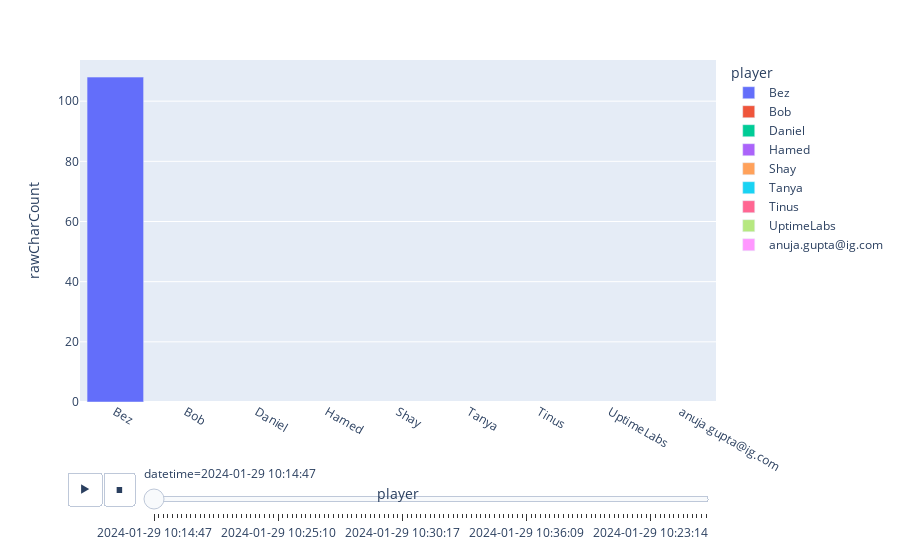

The cell this chart's notebook holds for it:
### Code cell
p = px.bar(fatMessageData, "player", "rawCharCount", color = "player", animation_frame = "datetime")
p.show()
p.write_html("playerActivityBars.html")

### Figure 1 — Plotly figure (JSON) as saved in the notebook; plotly's stock layout.template omitted (floating-point values rounded to 4 significant figures)
{"data": [{"alignmentgroup": "True", "hovertemplate": "player=%{x}<br>datetime=2024-01-29 10:14:47<br>rawCharCount=%{y}<extra></extra>", "legendgroup": "Bez", "marker": {"color": "#636efa", "pattern": {"shape": ""}}, "name": "Bez", "offsetgroup": "Bez", "orientation": "v", "showlegend": true, "textposition": "auto", "type": "bar", "x": ["Bez"], "xaxis": "x", "y": [108], "yaxis": "y"}, {"alignmentgroup": "True", "hovertemplate": "player=%{x}<br>datetime=2024-01-29 10:14:47<br>rawCharCount=%{y}<extra></extra>", "legendgroup": "Bob", "marker": {"color": "#EF553B", "pattern": {"shape": ""}}, "name": "Bob", "offsetgroup": "Bob", "orientation": "v", "showlegend": true, "textposition": "auto", "type": "bar", "x": ["Bob", "Bob"], "xaxis": "x", "y": [null, null], "yaxis": "y"}, {"alignmentgroup": "True", "hovertemplate": "player=%{x}<br>datetime=2024-01-29 10:14:47<br>rawCharCount=%{y}<extra></extra>", "legendgroup": "Daniel", "marker": {"color": "#00cc96", "pattern": {"shape": ""}}, "name": "Daniel", "offsetgroup": "Daniel", "orientation": "v", "showlegend": true, "textposition": "auto", "type": "bar", "x": ["Daniel", "Daniel"], "xaxis": "x", "y": [null, null], "yaxis": "y"}, {"alignmentgroup": "True", "hovertemplate": "player=%{x}<br>datetime=2024-01-29 10:14:47<br>rawCharCount=%{y}<extra></extra>", "legendgroup": "Hamed", "marker": {"color": "#ab63fa", "pattern": {"shape": ""}}, "name": "Hamed", "offsetgroup": "Hamed", "orientation": "v", "showlegend": true, "textposition": "auto", "type": "bar", "x": ["Hamed", "Hamed"], "xaxis": "x", "y": [null, null], "yaxis": "y"}, {"alignmentgroup": "True", "hovertemplate": "player=%{x}<br>datetime=2024-01-29 10:14:47<br>rawCharCount=%{y}<extra></extra>", "legendgroup": "Shay", "marker": {"color": "#FFA15A", "pattern": {"shape": ""}}, "name": "Shay", "offsetgroup": "Shay", "orientation": "v", "showlegend": true, "textposition": "auto", "type": "bar", "x": ["Shay", "Shay"], "xaxis": "x", "y": [null, null], "yaxis": "y"}, {"alignmentgroup": "True", "hovertemplate": "player=%{x}<br>datetime=2024-01-29 10:14:47<br>rawCharCount=%{y}<extra></extra>", "legendgroup": "Tanya", "marker": {"color": "#19d3f3", "pattern": {"shape": ""}}, "name": "Tanya", "offsetgroup": "Tanya", "orientation": "v", "showlegend": true, "textposition": "auto", "type": "bar", "x": ["Tanya", "Tanya"], "xaxis": "x", "y": [null, null], "yaxis": "y"}, {"alignmentgroup": "True", "hovertemplate": "player=%{x}<br>datetime=2024-01-29 10:14:47<br>rawCharCount=%{y}<extra></extra>", "legendgroup": "Tinus", "marker": {"color": "#FF6692", "pattern": {"shape": ""}}, "name": "Tinus", "offsetgroup": "Tinus", "orientation": "v", "showlegend": true, "textposition": "auto", "type": "bar", "x": ["Tinus", "Tinus"], "xaxis": "x", "y": [null, null], "yaxis": "y"}, {"alignmentgroup": "True", "hovertemplate": "player=%{x}<br>datetime=2024-01-29 10:14:47<br>rawCharCount=%{y}<extra></extra>", "legendgroup": "UptimeLabs", "marker": {"color": "#B6E880", "pattern": {"shape": ""}}, "name": "UptimeLabs", "offsetgroup": "UptimeLabs", "orientation": "v", "showlegend": true, "textposition": "auto", "type": "bar", "x": ["UptimeLabs", "UptimeLabs"], "xaxis": "x", "y": [null, null], "yaxis": "y"}, {"alignmentgroup": "True", "hovertemplate": "player=%{x}<br>datetime=2024-01-29 10:14:47<br>rawCharCount=%{y}<extra></extra>", "legendgroup": "anuja.gupta@ig.com", "marker": {"color": "#FF97FF", "pattern": {"shape": ""}}, "name": "anuja.gupta@ig.com", "offsetgroup": "anuja.gupta@ig.com", "orientation": "v", "showlegend": true, "textposition": "auto", "type": "bar", "x": ["anuja.gupta@ig.com", "anuja.gupta@ig.com"], "xaxis": "x", "y": [null, null], "yaxis": "y"}], "layout": {"barmode": "relative", "legend": {"title": {"text": "player"}, "tracegroupgap": 0}, "margin": {"t": 60}, "sliders": [{"active": 0, "currentvalue": {"prefix": "datetime="}, "len": 0.9, "pad": {"b": 10, "t": 60}, "steps": [{"args": [["2024-01-29 10:14:47"], {"frame": {"duration": 0, "redraw": true}, "fromcurrent": true, "mode": "immediate", "transition": {"duration": 0, "easing": "linear"}}], "label": "2024-01-29 10:14:47", "method": "animate"}, {"args": [["2024-01-29 10:15:01"], {"frame": {"duration": 0, "redraw": true}, "fromcurrent": true, "mode": "immediate", "transition": {"duration": 0, "easing": "linear"}}], "label": "2024-01-29 10:15:01", "method": "animate"}, {"args": [["2024-01-29 10:15:02"], {"frame": {"duration": 0, "redraw": true}, "fromcurrent": true, "mode": "immediate", "transition": {"duration": 0, "easing": "linear"}}], "label": "2024-01-29 10:15:02", "method": "animate"}, {"args": [["2024-01-29 10:15:05"], {"frame": {"duration": 0, "redraw": true}, "fromcurrent": true, "mode": "immediate", "transition": {"duration": 0, "easing": "linear"}}], "label": "2024-01-29 10:15:05", "method": "animate"}, {"args": [["2024-01-29 10:15:08"], {"frame": {"duration": 0, "redraw": true}, "fromcurrent": true, "mode": "immediate", "transition": {"duration": 0, "easing": "linear"}}], "label": "2024-01-29 10:15:08", "method": "animate"}, {"args": [["2024-01-29 10:15:09"], {"frame": {"duration": 0, "redraw": true}, "fromcurrent": true, "mode": "immediate", "transition": {"duration": 0, "easing": "linear"}}], "label": "2024-01-29 10:15:09", "method": "animate"}, {"args": [["2024-01-29 10:15:12"], {"frame": {"duration": 0, "redraw": true}, "fromcurrent": true, "mode": "immediate", "transition": {"duration": 0, "easing": "linear"}}], "label": "2024-01-29 10:15:12", "method": "animate"}, {"args": [["2024-01-29 10:15:15"], {"frame": {"duration": 0, "redraw": true}, "fromcurrent": true, "mode": "immediate", "transition": {"duration": 0, "easing": "linear"}}], "label": "2024-01-29 10:15:15", "method": "animate"}, {"args": [["2024-01-29 10:15:26"], {"frame": {"duration": 0, "redraw": true}, "fromcurrent": true, "mode": "immediate", "transition": {"duration": 0, "easing": "linear"}}], "label": "2024-01-29 10:15:26", "method": "animate"}, {"args": [["2024-01-29 10:23:06"], {"frame": {"duration": 0, "redraw": true}, "fromcurrent": true, "mode": "immediate", "transition": {"duration": 0, "easing": "linear"}}], "label": "2024-01-29 10:23:06", "method": "animate"}, {"args": [["2024-01-29 10:23:07"], {"frame": {"duration": 0, "redraw": true}, "fromcurrent": true, "mode": "immediate", "transition": {"duration": 0, "easing": "linear"}}], "label": "2024-01-29 10:23:07", "method": "animate"}, {"args": [["2024-01-29 10:23:39"], {"frame": {"duration": 0, "redraw": true}, "fromcurrent": true, "mode": "immediate", "transition": {"duration": 0, "easing": "linear"}}], "label": "2024-01-29 10:23:39", "method": "animate"}, {"args": [["2024-01-29 10:23:47"], {"frame": {"duration": 0, "redraw": true}, "fromcurrent": true, "mode": "immediate", "transition": {"duration": 0, "easing": "linear"}}], "label": "2024-01-29 10:23:47", "method": "animate"}, {"args": [["2024-01-29 10:23:53"], {"frame": {"duration": 0, "redraw": true}, "fromcurrent": true, "mode": "immediate", "transition": {"duration": 0, "easing": "linear"}}], "label": "2024-01-29 10:23:53", "method": "animate"}, {"args": [["2024-01-29 10:24:12"], {"frame": {"duration": 0, "redraw": true}, "fromcurrent": true, "mode": "immediate", "transition": {"duration": 0, "easing": "linear"}}], "label": "2024-01-29 10:24:12", "method": "animate"}, {"args": [["2024-01-29 10:24:17"], {"frame": {"duration": 0, "redraw": true}, "fromcurrent": true, "mode": "immediate", "transition": {"duration": 0, "easing": "linear"}}], "label": "2024-01-29 10:24:17", "method": "animate"}, {"args": [["2024-01-29 10:24:19"], {"frame": {"duration": 0, "redraw": true}, "fromcurrent": true, "mode": "immediate", "transition": {"duration": 0, "easing": "linear"}}], "label": "2024-01-29 10:24:19", "method": "animate"}, {"args": [["2024-01-29 10:24:21"], {"frame": {"duration": 0, "redraw": true}, "fromcurrent": true, "mode": "immediate", "transition": {"duration": 0, "easing": "linear"}}], "label": "2024-01-29 10:24:21", "method": "animate"}, {"args": [["2024-01-29 10:24:24"], {"frame": {"duration": 0, "redraw": true}, "fromcurrent": true, "mode": "immediate", "transition": {"duration": 0, "easing": "linear"}}], "label": "2024-01-29 10:24:24", "method": "animate"}, {"args": [["2024-01-29 10:24:25"], {"frame": {"duration": 0, "redraw": true}, "fromcurrent": true, "mode": "immediate", "transition": {"duration": 0, "easing": "linear"}}], "label": "2024-01-29 10:24:25", "method": "animate"}, {"args": [["2024-01-29 10:24:32"], {"frame": {"duration": 0, "redraw": true}, "fromcurrent": true, "mode": "immediate", "transition": {"duration": 0, "easing": "linear"}}], "label": "2024-01-29 10:24:32", "method": "animate"}, {"args": [["2024-01-29 10:24:36"], {"frame": {"duration": 0, "redraw": true}, "fromcurrent": true, "mode": "immediate", "transition": {"duration": 0, "easing": "linear"}}], "label": "2024-01-29 10:24:36", "method": "animate"}, {"args": [["2024-01-29 10:24:40"], {"frame": {"duration": 0, "redraw": true}, "fromcurrent": true, "mode": "immediate", "transition": {"duration": 0, "easing": "linear"}}], "label": "2024-01-29 10:24:40", "method": "animate"}, {"args": [["2024-01-29 10:24:44"], {"frame": {"duration": 0, "redraw": true}, "fromcurrent": true, "mode": "immediate", "transition": {"duration": 0, "easing": "linear"}}], "label": "2024-01-29 10:24:44", "method": "animate"}, {"args": [["2024-01-29 10:25:00"], {"frame": {"duration": 0, "redraw": true}, "fromcurrent": true, "mode": "immediate", "transition": {"duration": 0, "easing": "linear"}}], "label": "2024-01-29 10:25:00", "method": "animate"}, {"args": [["2024-01-29 10:25:02"], {"frame": {"duration": 0, "redraw": true}, "fromcurrent": true, "mode": "immediate", "transition": {"duration": 0, "easing": "linear"}}], "label": "2024-01-29 10:25:02", "method": "animate"}, {"args": [["2024-01-29 10:25:07"], {"frame": {"duration": 0, "redraw": true}, "fromcurrent": true, "mode": "immediate", "transition": {"duration": 0, "easing": "linear"}}], "label": "2024-01-29 10:25:07", "method": "animate"}, {"args": [["2024-01-29 10:25:10"], {"frame": {"duration": 0, "redraw": true}, "fromcurrent": true, "mode": "immediate", "transition": {"duration": 0, "easing": "linear"}}], "label": "2024-01-29 10:25:10", "method": "animate"}, {"args": [["2024-01-29 10:25:22"], {"frame": {"duration": 0, "redraw": true}, "fromcurrent": true, "mode": "immediate", "transition": {"duration": 0, "easing": "linear"}}], "label": "2024-01-29 10:25:22", "method": "animate"}, {"args": [["2024-01-29 10:25:25"], {"frame": {"duration": 0, "redraw": true}, "fromcurrent": true, "mode": "immediate", "transition": {"duration": 0, "easing": "linear"}}], "label": "2024-01-29 10:25:25", "method": "animate"}, {"args": [["2024-01-29 10:25:29"], {"frame": {"duration": 0, "redraw": true}, "fromcurrent": true, "mode": "immediate", "transition": {"duration": 0, "easing": "linear"}}], "label": "2024-01-29 10:25:29", "method": "animate"}, {"args": [["2024-01-29 10:25:42"], {"frame": {"duration": 0, "redraw": true}, "fromcurrent": true, "mode": "immediate", "transition": {"duration": 0, "easing": "linear"}}], "label": "2024-01-29 10:25:42", "method": "animate"}, {"args": [["2024-01-29 10:25:48"], {"frame": {"duration": 0, "redraw": true}, "fromcurrent": true, "mode": "immediate", "transition": {"duration": 0, "easing": "linear"}}], "label": "2024-01-29 10:25:48", "method": "animate"}, {"args": [["2024-01-29 10:25:52"], {"frame": {"duration": 0, "redraw": true}, "fromcurrent": true, "mode": "immediate", "transition": {"duration": 0, "easing": "linear"}}], "label": "2024-01-29 10:25:52", "method": "animate"}, {"args": [["2024-01-29 10:25:58"], {"frame": {"duration": 0, "redraw": true}, "fromcurrent": true, "mode": "immediate", "transition": {"duration": 0, "easing": "linear"}}], "label": "2024-01-29 10:25:58", "method": "animate"}, {"args": [["2024-01-29 10:26:06"], {"frame": {"duration": 0, "redraw": true}, "fromcurrent": true, "mode": "immediate", "transition": {"duration": 0, "easing": "linear"}}], "label": "2024-01-29 10:26:06", "method": "animate"}, {"args": [["2024-01-29 10:26:14"], {"frame": {"duration": 0, "redraw": true}, "fromcurrent": true, "mode": "immediate", "transition": {"duration": 0, "easing": "linear"}}], "label": "2024-01-29 10:26:14", "method": "animate"}, {"args": [["2024-01-29 10:26:17"], {"frame": {"duration": 0, "redraw": true}, "fromcurrent": true, "mode": "immediate", "transition": {"duration": 0, "easing": "linear"}}], "label": "2024-01-29 10:26:17", "method": "animate"}, {"args": [["2024-01-29 10:26:33"], {"frame": {"duration": 0, "redraw": true}, "fromcurrent": true, "mode": "immediate", "transition": {"duration": 0, "easing": "linear"}}], "label": "2024-01-29 10:26:33", "method": "animate"}, {"args": [["2024-01-29 10:26:34"], {"frame": {"duration": 0, "redraw": true}, "fromcurrent": true, "mode": "immediate", "transition": {"duration": 0, "easing": "linear"}}], "label": "2024-01-29 10:26:34", "method": "animate"}, {"args": [["2024-01-29 10:26:36"], {"frame": {"duration": 0, "redraw": true}, "fromcurrent": true, "mode": "immediate", "transition": {"duration": 0, "easing": "linear"}}], "label": "2024-01-29 10:26:36", "method": "animate"}, {"args": [["2024-01-29 10:27:28"], {"frame": {"duration": 0, "redraw": true}, "fromcurrent": true, "mode": "immediate", "transition": {"duration": 0, "easing": "linear"}}], "label": "2024-01-29 10:27:28", "method": "animate"}, {"args": [["2024-01-29 10:27:43"], {"frame": {"duration": 0, "redraw": true}, "fromcurrent": true, "mode": "immediate", "transition": {"duration": 0, "easing": "linear"}}], "label": "2024-01-29 10:27:43", "method": "animate"}, {"args": [["2024-01-29 10:27:47"], {"frame": {"duration": 0, "redraw": true}, "fromcurrent": true, "mode": "immediate", "transition": {"duration": 0, "easing": "linear"}}], "label": "2024-01-29 10:27:47", "method": "animate"}, {"args": [["2024-01-29 10:27:50"], {"frame": {"duration": 0, "redraw": true}, "fromcurrent": true, "mode": "immediate", "transition": {"duration": 0, "easing": "linear"}}], "label": "2024-01-29 10:27:50", "method": "animate"}, {"args": [["2024-01-29 10:27:59"], {"frame": {"duration": 0, "redraw": true}, "fromcurrent": true, "mode": "immediate", "transition": {"duration": 0, "easing": "linear"}}], "label": "2024-01-29 10:27:59", "method": "animate"}, {"args": [["2024-01-29 10:28:16"], {"frame": {"duration": 0, "redraw": true}, "fromcurrent": true, "mode": "immediate", "transition": {"duration": 0, "easing": "linear"}}], "label": "2024-01-29 10:28:16", "method": "animate"}, {"args": [["2024-01-29 10:28:18"], {"frame": {"duration": 0, "redraw": true}, "fromcurrent": true, "mode": "immediate", "transition": {"duration": 0, "easing": "linear"}}], "label": "2024-01-29 10:28:18", "method": "animate"}, {"args": [["2024-01-29 10:28:20"], {"frame": {"duration": 0, "redraw": true}, "fromcurrent": true, "mode": "immediate", "transition": {"duration": 0, "easing": "linear"}}], "label": "2024-01-29 10:28:20", "method": "animate"}, {"args": [["2024-01-29 10:28:44"], {"frame": {"duration": 0, "redraw": true}, "fromcurrent": true, "mode": "immediate", "transition": {"duration": 0, "easing": "linear"}}], "label": "2024-01-29 10:28:44", "method": "animate"}, {"args": [["2024-01-29 10:29:07"], {"frame": {"duration": 0, "redraw": true}, "fromcurrent": true, "mode": "immediate", "transition": {"duration": 0, "easing": "linear"}}], "label": "2024-01-29 10:29:07", "method": "animate"}, {"args": [["2024-01-29 10:29:46"], {"frame": {"duration": 0, "redraw": true}, "fromcurrent": true, "mode": "immediate", "transition": {"duration": 0, "easing": "linear"}}], "label": "2024-01-29 10:29:46", "method": "animate"}, {"args": [["2024-01-29 10:29:53"], {"frame": {"duration": 0, "redraw": true}, "fromcurrent": true, "mode": "immediate", "transition": {"duration": 0, "easing": "linear"}}], "label": "2024-01-29 10:29:53", "method": "animate"}, {"args": [["2024-01-29 10:30:15"], {"frame": {"duration": 0, "redraw": true}, "fromcurrent": true, "mode": "immediate", "transition": {"duration": 0, "easing": "linear"}}], "label": "2024-01-29 10:30:15", "method": "animate"}, {"args": [["2024-01-29 10:30:17"], {"frame": {"duration": 0, "redraw": true}, "fromcurrent": true, "mode": "immediate", "transition": {"duration": 0, "easing": "linear"}}], "label": "2024-01-29 10:30:17", "method": "animate"}, {"args": [["2024-01-29 10:30:42"], {"frame": {"duration": 0, "redraw": true}, "fromcurrent": true, "mode": "immediate", "transition": {"duration": 0, "easing": "linear"}}], "label": "2024-01-29 10:30:42", "method": "animate"}, {"args": [["2024-01-29 10:30:49"], {"frame": {"duration": 0, "redraw": true}, "fromcurrent": true, "mode": "immediate", "transition": {"duration": 0, "easing": "linear"}}], "label": "2024-01-29 10:30:49", "method": "animate"}, {"args": [["2024-01-29 10:30:57"], {"frame": {"duration": 0, "redraw": true}, "fromcurrent": true, "mode": "immediate", "transition": {"duration": 0, "easing": "linear"}}], "label": "2024-01-29 10:30:57", "method": "animate"}, {"args": [["2024-01-29 10:31:00"], {"frame": {"duration": 0, "redraw": true}, "fromcurrent": true, "mode": "immediate", "transition": {"duration": 0, "easing": "linear"}}], "label": "2024-01-29 10:31:00", "method": "animate"}, {"args": [["2024-01-29 10:31:02"], {"frame": {"duration": 0, "redraw": true}, "fromcurrent": true, "mode": "immediate", "transition": {"duration": 0, "easing": "linear"}}], "label": "2024-01-29 10:31:02", "method": "animate"}, {"args": [["2024-01-29 10:31:03"], {"frame": {"duration": 0, "redraw": true}, "fromcurrent": true, "mode": "immediate", "transition": {"duration": 0, "easing": "linear"}}], "label": "2024-01-29 10:31:03", "method": "animate"}, {"args": [["2024-01-29 10:31:24"], {"frame": {"duration": 0, "redraw": true}, "fromcurrent": true, "mode": "immediate", "transition": {"duration": 0, "easing": "linear"}}], "label": "2024-01-29 10:31:24", "method": "animate"}, {"args": [["2024-01-29 10:31:43"], {"frame": {"duration": 0, "redraw": true}, "fromcurrent": true, "mode": "immediate", "transition": {"duration": 0, "easing": "linear"}}], "label": "2024-01-29 10:31:43", "method": "animate"}, {"args": [["2024-01-29 10:32:05"], {"frame": {"duration": 0, "redraw": true}, "fromcurrent": true, "mode": "immediate", "transition": {"duration": 0, "easing": "linear"}}], "label": "2024-01-29 10:32:05", "method": "animate"}, {"args": [["2024-01-29 10:32:21"], {"frame": {"duration": 0, "redraw": true}, "fromcurrent": true, "mode": "immediate", "transition": {"duration": 0, "easing": "linear"}}], "label": "2024-01-29 10:32:21", "method": "animate"}, {"args": [["2024-01-29 10:32:53"], {"frame": {"duration": 0, "redraw": true}, "fromcurrent": true, "mode": "immediate", "transition": {"duration": 0, "easing": "linear"}}], "label": "2024-01-29 10:32:53", "method": "animate"}, {"args": [["2024-01-29 10:33:07"], {"frame": {"duration": 0, "redraw": true}, "fromcurrent": true, "mode": "immediate", "transition": {"duration": 0, "easing": "linear"}}], "label": "2024-01-29 10:33:07", "method": "animate"}, {"args": [["2024-01-29 10:33:10"], {"frame": {"duration": 0, "redraw": true}, "fromcurrent": true, "mode": "immediate", "transition": {"duration": 0, "easing": "linear"}}], "label": "2024-01-29 10:33:10", "method": "animate"}, {"args": [["2024-01-29 10:33:19"], {"frame": {"duration": 0, "redraw": true}, "fromcurrent": true, "mode": "immediate", "transition": {"duration": 0, "easing": "linear"}}], "label": "2024-01-29 10:33:19", "method": "animate"}, {"args": [["2024-01-29 10:33:30"], {"frame": {"duration": 0, "redraw": true}, "fromcurrent": true, "mode": "immediate", "transition": {"duration": 0, "easing": "linear"}}], "label": "2024-01-29 10:33:30", "method": "animate"}, {"args": [["2024-01-29 10:33:33"], {"frame": {"duration": 0, "redraw": true}, "fromcurrent": true, "mode": "immediate", "transition": {"duration": 0, "easing": "linear"}}], "label": "2024-01-29 10:33:33", "method": "animate"}, {"args": [["2024-01-29 10:33:58"], {"frame": {"duration": 0, "redraw": true}, "fromcurrent": true, "mode": "immediate", "transition": {"duration": 0, "easing": "linear"}}], "label": "2024-01-29 10:33:58", "method": "animate"}, {"args": [["2024-01-29 10:34:38"], {"frame": {"duration": 0, "redraw": true}, "fromcurrent": true, "mode": "immediate", "transition": {"duration": 0, "easing": "linear"}}], "label": "2024-01-29 10:34:38", "method": "animate"}, {"args": [["2024-01-29 10:34:43"], {"frame": {"duration": 0, "redraw": true}, "fromcurrent": true, "mode": "immediate", "transition": {"duration": 0, "easing": "linear"}}], "label": "2024-01-29 10:34:43", "method": "animate"}, {"args": [["2024-01-29 10:34:57"], {"frame": {"duration": 0, "redraw": true}, "fromcurrent": true, "mode": "immediate", "transition": {"duration": 0, "easing": "linear"}}], "label": "2024-01-29 10:34:57", "method": "animate"}, {"args": [["2024-01-29 10:35:15"], {"frame": {"duration": 0, "redraw": true}, "fromcurrent": true, "mode": "immediate", "transition": {"duration": 0, "easing": "linear"}}], "label": "2024-01-29 10:35:15", "method": "animate"}, {"args": [["2024-01-29 10:35:34"], {"frame": {"duration": 0, "redraw": true}, "fromcurrent": true, "mode": "immediate", "transition": {"duration": 0, "easing": "linear"}}], "label": "2024-01-29 10:35:34", "method": "animate"}, {"args": [["2024-01-29 10:35:51"], {"frame": {"duration": 0, "redraw": true}, "fromcurrent": true, "mode": "immediate", "transition": {"duration": 0, "easing": "linear"}}], "label": "2024-01-29 10:35:51", "method": "animate"}, {"args": [["2024-01-29 10:35:53"], {"frame": {"duration": 0, "redraw": true}, "fromcurrent": true, "mode": "immediate", "transition": {"duration": 0, "easing": "linear"}}], "label": "2024-01-29 10:35:53", "method": "animate"}, {"args": [["2024-01-29 10:35:54"], {"frame": {"duration": 0, "redraw": true}, "fromcurrent": true, "mode": "immediate", "transition": {"duration": 0, "easing": "linear"}}], "label": "2024-01-29 10:35:54", "method": "animate"}, {"args": [["2024-01-29 10:36:05"], {"frame": {"duration": 0, "redraw": true}, "fromcurrent": true, "mode": "immediate", "transition": {"duration": 0, "easing": "linear"}}], "label": "2024-01-29 10:36:05", "method": "animate"}, {"args": [["2024-01-29 10:36:09"], {"frame": {"duration": 0, "redraw": true}, "fromcurrent": true, "mode": "immediate", "transition": {"duration": 0, "easing": "linear"}}], "label": "2024-01-29 10:36:09", "method": "animate"}, {"args": [["2024-01-29 10:36:10"], {"frame": {"duration": 0, "redraw": true}, "fromcurrent": true, "mode": "immediate", "transition": {"duration": 0, "easing": "linear"}}], "label": "2024-01-29 10:36:10", "method": "animate"}, {"args": [["2024-01-29 10:36:14"], {"frame": {"duration": 0, "redraw": true}, "fromcurrent": true, "mode": "immediate", "transition": {"duration": 0, "easing": "linear"}}], "label": "2024-01-29 10:36:14", "method": "animate"}, {"args": [["2024-01-29 10:36:30"], {"frame": {"duration": 0, "redraw": true}, "fromcurrent": true, "mode": "immediate", "transition": {"duration": 0, "easing": "linear"}}], "label": "2024-01-29 10:36:30", "method": "animate"}, {"args": [["2024-01-29 10:36:38"], {"frame": {"duration": 0, "redraw": true}, "fromcurrent": true, "mode": "immediate", "transition": {"duration": 0, "easing": "linear"}}], "label": "2024-01-29 10:36:38", "method": "animate"}, {"args": [["2024-01-29 10:36:51"], {"frame": {"duration": 0, "redraw": true}, "fromcurrent": true, "mode": "immediate", "transition": {"duration": 0, "easing": "linear"}}], "label": "2024-01-29 10:36:51", "method": "animate"}, {"args": [["2024-01-29 10:36:59"], {"frame": {"duration": 0, "redraw": true}, "fromcurrent": true, "mode": "immediate", "transition": {"duration": 0, "easing": "linear"}}], "label": "2024-01-29 10:36:59", "method": "animate"}, {"args": [["2024-01-29 10:37:06"], {"frame": {"duration": 0, "redraw": true}, "fromcurrent": true, "mode": "immediate", "transition": {"duration": 0, "easing": "linear"}}], "label": "2024-01-29 10:37:06", "method": "animate"}, {"args": [["2024-01-29 10:37:17"], {"frame": {"duration": 0, "redraw": true}, "fromcurrent": true, "mode": "immediate", "transition": {"duration": 0, "easing": "linear"}}], "label": "2024-01-29 10:37:17", "method": "animate"}, {"args": [["2024-01-29 10:37:29"], {"frame": {"duration": 0, "redraw": true}, "fromcurrent": true, "mode": "immediate", "transition": {"duration": 0, "easing": "linear"}}], "label": "2024-01-29 10:37:29", "method": "animate"}, {"args": [["2024-01-29 10:37:35"], {"frame": {"duration": 0, "redraw": true}, "fromcurrent": true, "mode": "immediate", "transition": {"duration": 0, "easing": "linear"}}], "label": "2024-01-29 10:37:35", "method": "animate"}, {"args": [["2024-01-29 10:37:44"], {"frame": {"duration": 0, "redraw": true}, "fromcurrent": true, "mode": "immediate", "transition": {"duration": 0, "easing": "linear"}}], "label": "2024-01-29 10:37:44", "method": "animate"}, {"args": [["2024-01-29 10:37:56"], {"frame": {"duration": 0, "redraw": true}, "fromcurrent": true, "mode": "immediate", "transition": {"duration": 0, "easing": "linear"}}], "label": "2024-01-29 10:37:56", "method": "animate"}, {"args": [["2024-01-29 10:38:02"], {"frame": {"duration": 0, "redraw": true}, "fromcurrent": true, "mode": "immediate", "transition": {"duration": 0, "easing": "linear"}}], "label": "2024-01-29 10:38:02", "method": "animate"}, {"args": [["2024-01-29 10:38:20"], {"frame": {"duration": 0, "redraw": true}, "fromcurrent": true, "mode": "immediate", "transition": {"duration": 0, "easing": "linear"}}], "label": "2024-01-29 10:38:20", "method": "animate"}, {"args": [["2024-01-29 10:38:25"], {"frame": {"duration": 0, "redraw": true}, "fromcurrent": true, "mode": "immediate", "transition": {"duration": 0, "easing": "linear"}}], "label": "2024-01-29 10:38:25", "method": "animate"}, {"args": [["2024-01-29 10:38:36"], {"frame": {"duration": 0, "redraw": true}, "fromcurrent": true, "mode": "immediate", "transition": {"duration": 0, "easing": "linear"}}], "label": "2024-01-29 10:38:36", "method": "animate"}, {"args": [["2024-01-29 10:38:45"], {"frame": {"duration": 0, "redraw": true}, "fromcurrent": true, "mode": "immediate", "transition": {"duration": 0, "easing": "linear"}}], "label": "2024-01-29 10:38:45", "method": "animate"}, {"args": [["2024-01-29 10:38:53"], {"frame": {"duration": 0, "redraw": true}, "fromcurrent": true, "mode": "immediate", "transition": {"duration": 0, "easing": "linear"}}], "label": "2024-01-29 10:38:53", "method": "animate"}, {"args": [["2024-01-29 10:38:58"], {"frame": {"duration": 0, "redraw": true}, "fromcurrent": true, "mode": "immediate", "transition": {"duration": 0, "easing": "linear"}}], "label": "2024-01-29 10:38:58", "method": "animate"}, {"args": [["2024-01-29 10:39:03"], {"frame": {"duration": 0, "redraw": true}, "fromcurrent": true, "mode": "immediate", "transition": {"duration": 0, "easing": "linear"}}], "label": "2024-01-29 10:39:03", "method": "animate"}, {"args": [["2024-01-29 10:39:19"], {"frame": {"duration": 0, "redraw": true}, "fromcurrent": true, "mode": "immediate", "transition": {"duration": 0, "easing": "linear"}}], "label": "2024-01-29 10:39:19", "method": "animate"}, {"args": [["2024-01-29 10:39:21"], {"frame": {"duration": 0, "redraw": true}, "fromcurrent": true, "mode": "immediate", "transition": {"duration": 0, "easing": "linear"}}], "label": "2024-01-29 10:39:21", "method": "animate"}, {"args": [["2024-01-29 10:39:31"], {"frame": {"duration": 0, "redraw": true}, "fromcurrent": true, "mode": "immediate", "transition": {"duration": 0, "easing": "linear"}}], "label": "2024-01-29 10:39:31", "method": "animate"}, {"args": [["2024-01-29 10:40:39"], {"frame": {"duration": 0, "redraw": true}, "fromcurrent": true, "mode": "immediate", "transition": {"duration": 0, "easing": "linear"}}], "label": "2024-01-29 10:40:39", "method": "animate"}, {"args": [["2024-01-29 10:14:56"], {"frame": {"duration": 0, "redraw": true}, "fromcurrent": true, "mode": "immediate", "transition": {"duration": 0, "easing": "linear"}}], "label": "2024-01-29 10:14:56", "method": "animate"}, {"args": [["2024-01-29 10:15:22"], {"frame": {"duration": 0, "redraw": true}, "fromcurrent": true, "mode": "immediate", "transition": {"duration": 0, "easing": "linear"}}], "label": "2024-01-29 10:15:22", "method": "animate"}, {"args": [["2024-01-29 10:23:14"], {"frame": {"duration": 0, "redraw": true}, "fromcurrent": true, "mode": "immediate", "transition": {"duration": 0, "easing": "linear"}}], "label": "2024-01-29 10:23:14", "method": "animate"}, {"args": [["2024-01-29 10:23:19"], {"frame": {"duration": 0, "redraw": true}, "fromcurrent": true, "mode": "immediate", "transition": {"duration": 0, "easing": "linear"}}], "label": "2024-01-29 10:23:19", "method": "animate"}, {"args": [["2024-01-29 10:23:24"], {"frame": {"duration": 0, "redraw": true}, "fromcurrent": true, "mode": "immediate", "transition": {"duration": 0, "easing": "linear"}}], "label": "2024-01-29 10:23:24", "method": "animate"}, {"args": [["2024-01-29 10:23:28"], {"frame": {"duration": 0, "redraw": true}, "fromcurrent": true, "mode": "immediate", "transition": {"duration": 0, "easing": "linear"}}], "label": "2024-01-29 10:23:28", "method": "animate"}, {"args": [["2024-01-29 10:23:32"], {"frame": {"duration": 0, "redraw": true}, "fromcurrent": true, "mode": "immediate", "transition": {"duration": 0, "easing": "linear"}}], "label": "2024-01-29 10:23:32", "method": "animate"}, {"args": [["2024-01-29 10:23:44"], {"frame": {"duration": 0, "redraw": true}, "fromcurrent": true, "mode": "immediate", "transition": {"duration": 0, "easing": "linear"}}], "label": "2024-01-29 10:23:44", "method": "animate"}, {"args": [["2024-01-29 10:23:49"], {"frame": {"duration": 0, "redraw": true}, "fromcurrent": true, "mode": "immediate", "transition": {"duration": 0, "easing": "linear"}}], "label": "2024-01-29 10:23:49", "method": "animate"}, {"args": [["2024-01-29 10:23:58"], {"frame": {"duration": 0, "redraw": true}, "fromcurrent": true, "mode": "immediate", "transition": {"duration": 0, "easing": "linear"}}], "label": "2024-01-29 10:23:58", "method": "animate"}, {"args": [["2024-01-29 10:24:02"], {"frame": {"duration": 0, "redraw": true}, "fromcurrent": true, "mode": "immediate", "transition": {"duration": 0, "easing": "linear"}}], "label": "2024-01-29 10:24:02", "method": "animate"}, {"args": [["2024-01-29 10:24:55"], {"frame": {"duration": 0, "redraw": true}, "fromcurrent": true, "mode": "immediate", "transition": {"duration": 0, "easing": "linear"}}], "label": "2024-01-29 10:24:55", "method": "animate"}, {"args": [["2024-01-29 10:25:14"], {"frame": {"duration": 0, "redraw": true}, "fromcurrent": true, "mode": "immediate", "transition": {"duration": 0, "easing": "linear"}}], "label": "2024-01-29 10:25:14", "method": "animate"}, {"args": [["2024-01-29 10:25:17"], {"frame": {"duration": 0, "redraw": true}, "fromcurrent": true, "mode": "immediate", "transition": {"duration": 0, "easing": "linear"}}], "label": "2024-01-29 10:25:17", "method": "animate"}, {"args": [["2024-01-29 10:39:07"], {"frame": {"duration": 0, "redraw": true}, "fromcurrent": true, "mode": "immediate", "transition": {"duration": 0, "easing": "linear"}}], "label": "2024-01-29 10:39:07", "method": "animate"}], "x": 0.1, "xanchor": "left", "y": 0, "yanchor": "top"}], "updatemenus": [{"buttons": [{"args": [null, {"frame": {"duration": 500, "redraw": true}, "fromcurrent": true, "mode": "immediate", "transition": {"duration": 500, "easing": "linear"}}], "label": "&#9654;", "method": "animate"}, {"args": [[null], {"frame": {"duration": 0, "redraw": true}, "fromcurrent": true, "mode": "immediate", "transition": {"duration": 0, "easing": "linear"}}], "label": "&#9724;", "method": "animate"}], "direction": "left", "pad": {"r": 10, "t": 70}, "showactive": false, "type": "buttons", "x": 0.1, "xanchor": "right", "y": 0, "yanchor": "top"}], "xaxis": {"anchor": "y", "categoryarray": ["Bez", "Bob", "Daniel", "Hamed", "Shay", "Tanya", "Tinus", "UptimeLabs", "anuja.gupta@ig.com"], "categoryorder": "array", "domain": [0, 1], "title": {"text": "player"}}, "yaxis": {"anchor": "x", "domain": [0, 1], "title": {"text": "rawCharCount"}}}}
